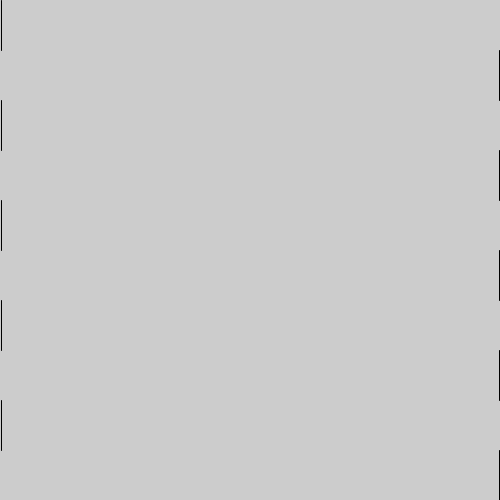
Frame 1 (no input)
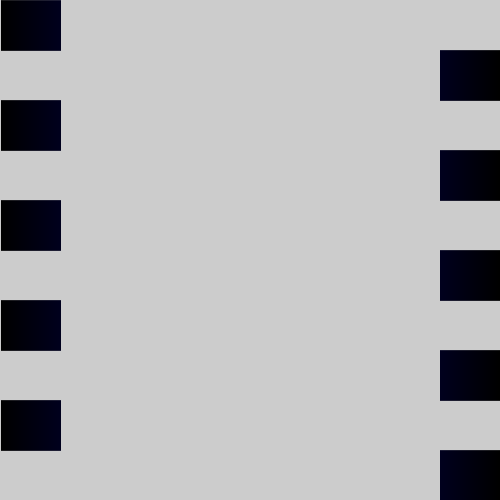
Frame 60 (the mouse pressed at the canvas centre just before this capture)
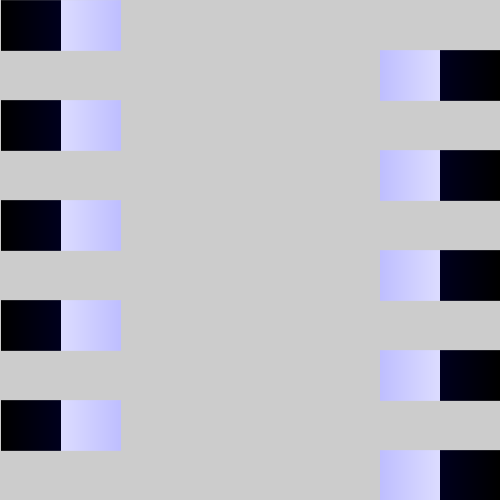
Frame 120 (the mouse held since frame 60 and released just before this capture)

The Processing sketch that drew these frames (run headless with seeded random() and noise(); from frame 60 on, the mouse is pressed at the canvas centre):

// Processing sketch: processing_55909
// ── processing_55909.pde

/** relating to the bars*/
float bar = 50;
float x = 0;
float y = 0;
float stage = 0;
float col = 0;

void setup () {
  size(500, 500);
}

void draw () {


  stroke(mouseX-col, mouseY-col, mouseY+col);

  if (stage == 0) {
    x = x+1;
    col = col+0.5;
  }
  else if (stage == 1) {
    x = x-1;
    col = col+0.5;
  }

  if (x == 0) {
    stage = 0;
    col = 0;
  } 
  else if (x == 500) {
    stage = 1;
    col = 0;
  }

  line(x, y, x, (y+bar));
  line(x, 2*bar, x, 3*(y+bar));
  line(x, 4*bar, x, 5*(y+bar));
  line(x, 6*bar, x, 7*(y+bar));
  line(x, 8*bar, x, 9*(y+bar));

  line((500-x), (y+bar), (500-x), 2*(y+bar));
  line((500-x), 3*(y+bar), (500-x), 4*(y+bar));
  line((500-x), 5*(y+bar), (500-x), 6*(y+bar));
  line((500-x), 7*(y+bar), (500-x), 8*(y+bar));
  line((500-x), 9*(y+bar), (500-x), 10*(y+bar));
}
